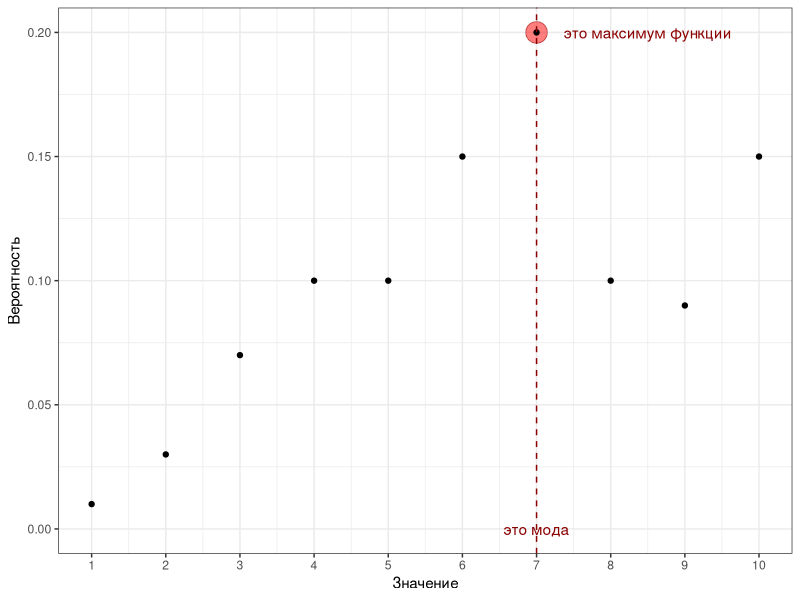

This chart was generated by the following R code:
## ---- chunk 1
knitr::opts_chunk$set(echo = FALSE, eval = TRUE, warning = FALSE, message = FALSE, error = FALSE)
## ---- chunk 2
library(tidyverse)
theme_set(theme_bw())
## ---- chunk 3
x <- c(1, 3, 4, 6, 4, 2, 4, 3, 2, 4, 1)
x
## ---- chunk 4
table(x)
## ---- chunk 5
y <- c("Москва", "Казань", "Кёнигсберг", "Барнаул (Алтайский край)", "Москва", "Санкт-Петербург", "Санкт-Петербург", "Москва", "Санкт-Петербург", "Москва", "Кёнигсберг", "Санкт-Петербург", "Москва", "Казань", "Санкт-Петербург", "Санкт-Петербург", "Казань", "Казань", "Санкт-Петербург", "Москва", "Москва", "Санкт-Петербург", "Санкт-Петербург", "Санкт-Петербург", "Санкт-Петербург", "Москва", "Кёнигсберг", "Санкт-Петербург", "Казань")
y
## ---- chunk 6
table(y)
## ---- chunk 7
tibble(x = 1:10,
       y = c(.01, .03, .07, .1, .1, .15, .2, .1, .09, .15)) |> 
  ggplot(aes(x, y)) +
  annotate(geom = "point", x = 7, y = 0.2, size = 7, shape = 21, color = "darkred", fill = "red", alpha = .5) +
  geom_point() +
  geom_vline(xintercept = 7, color = "darkred", linetype = "dashed") +
  annotate(geom = "text", label = "это максимум функции", 
           x = 8.5, y = 0.2, color = "darkred") +
  annotate(geom = "text", label = "это мода", 
           x = 7, y = 0, color = "darkred") +
  scale_x_continuous(breaks = 1:10) +
  labs(x = "Значение", y = "Вероятность")
## ---- chunk 8
v1 <- c(2, 3, 14, 9, 16, 19, 28, 7, 26, 18, 1)
v1
## ---- chunk 9
sort(v1)
## ---- chunk 10
median(v1)
## ---- chunk 11
v2 <- c(14, 10, 9, 16, 30, 3, 25, 8, 18, 7)
v2
## ---- chunk 12
sort(v2)
## ---- chunk 13
median(v2)
## ---- chunk 14
v1
mean(v1)
## ---- chunk 15
v2
mean(v2)
